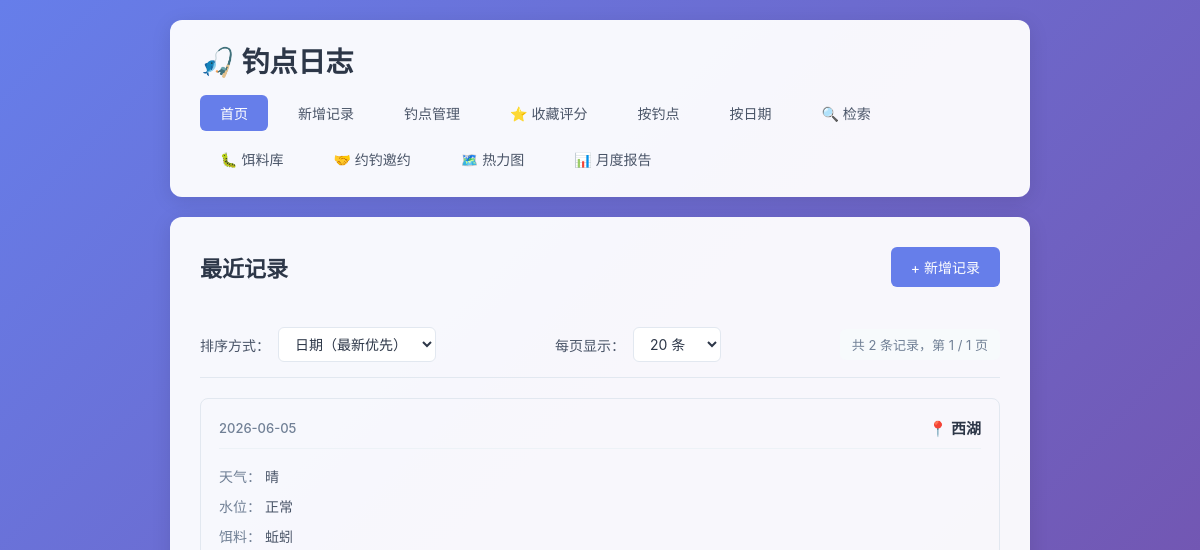
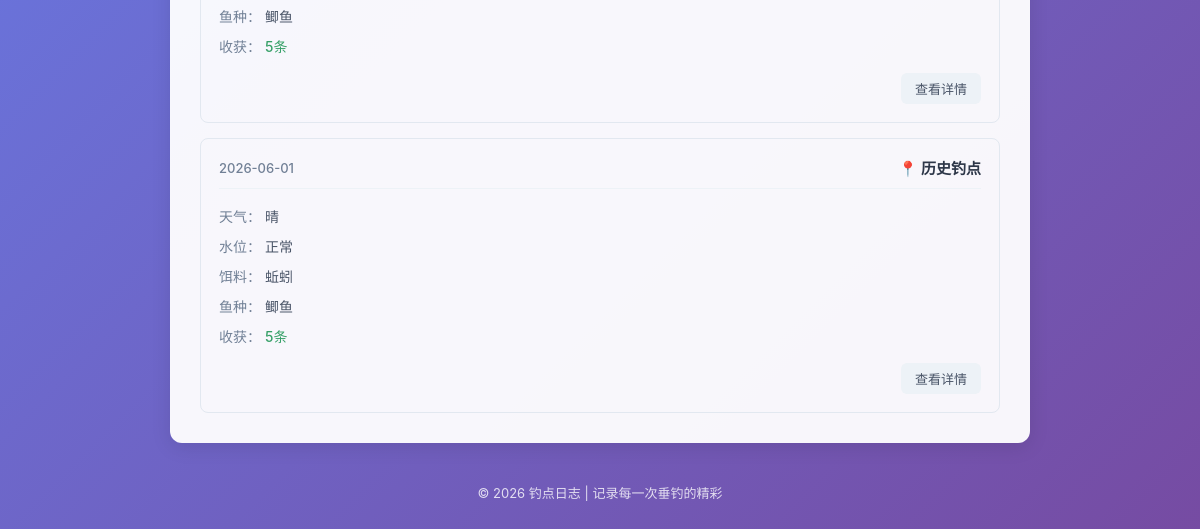
Before: / with the older database file (2 pictures, top to bottom).
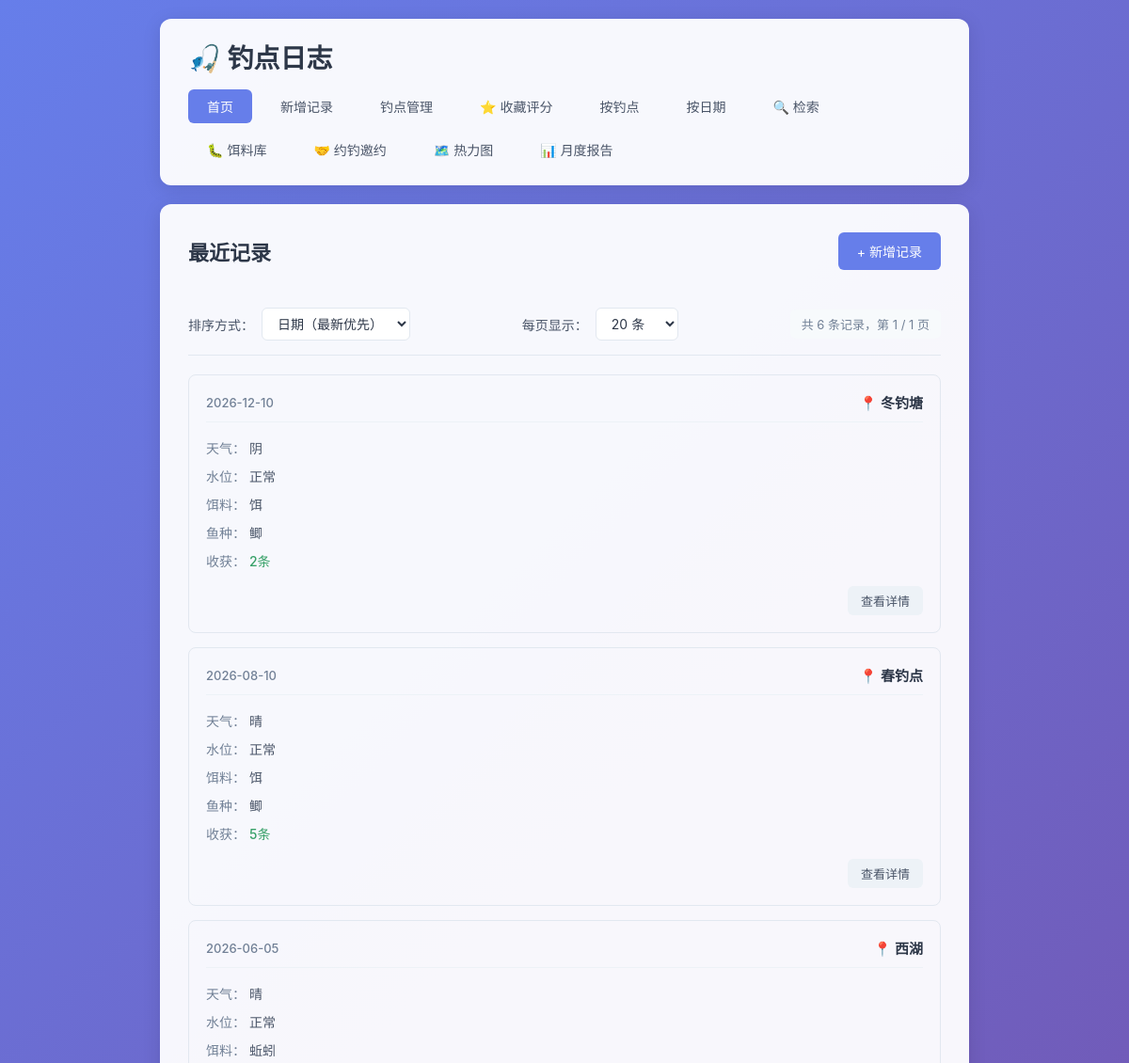
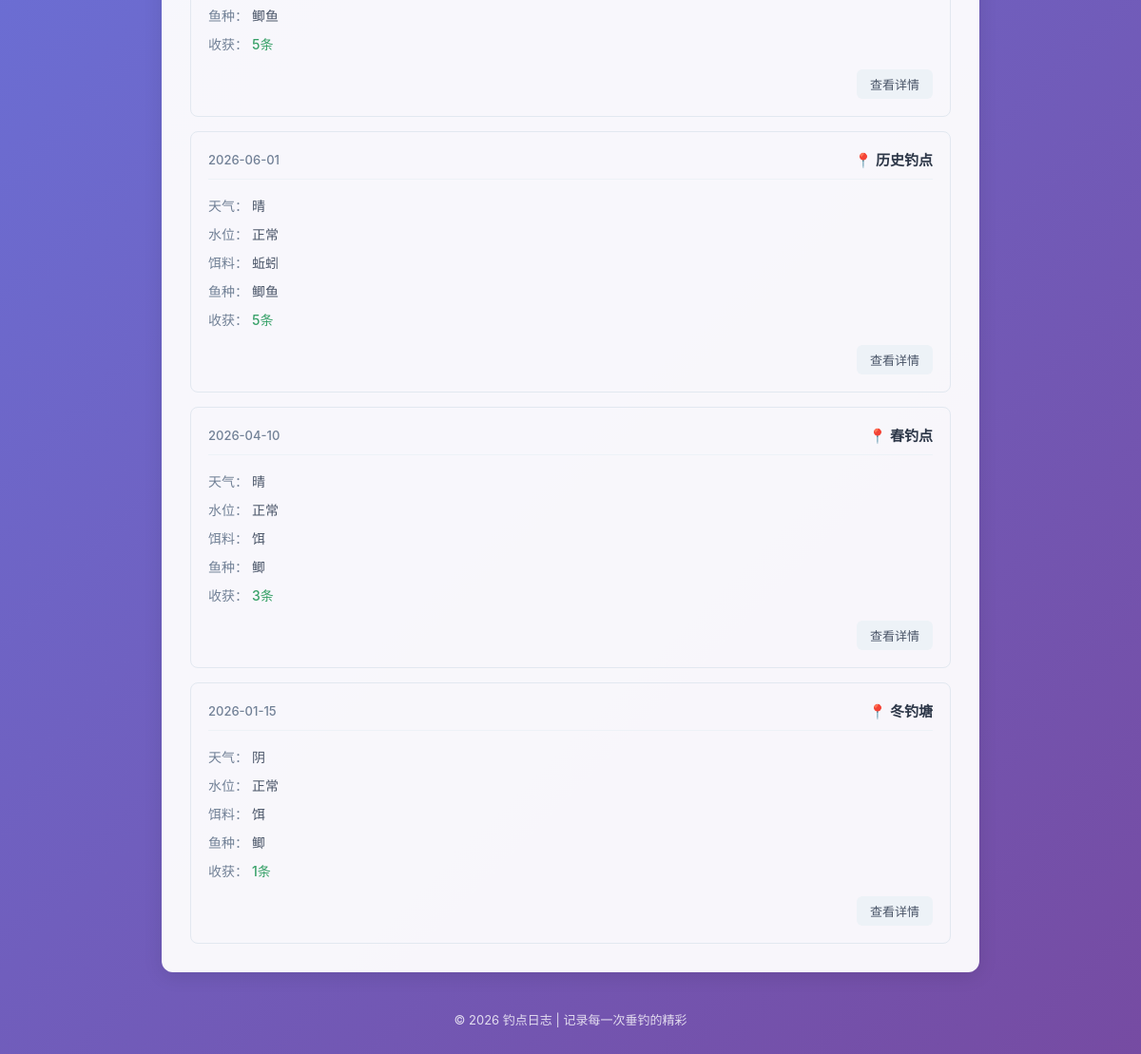
After: the same page with the newer database file (2 pictures, top to bottom).
### tables this page shows
CREATE TABLE fishing_logs (
            id INTEGER PRIMARY KEY AUTOINCREMENT,
            spot TEXT NOT NULL,
            weather TEXT NOT NULL,
            water_level TEXT NOT NULL,
            bait TEXT NOT NULL,
            fish_species TEXT NOT NULL,
            harvest TEXT NOT NULL,
            next_strategy TEXT,
            created_at DATE NOT NULL
        , temperature TEXT, humidity TEXT, wind TEXT);

### app.py (the view)
@app.route('/')
def index():
    page = request.args.get('page', 1, type=int)
    per_page = request.args.get('per_page', 20, type=int)
    sort_by = request.args.get('sort', 'date_desc')
    per_page = max(10, min(per_page, 100))
    sort_options = {
        'date_desc': ('created_at DESC, id DESC', '日期降序'),
        'date_asc': ('created_at ASC, id ASC', '日期升序'),
        'spot_desc': ('spot DESC, created_at DESC, id DESC', '钓点降序'),
        'spot_asc': ('spot ASC, created_at DESC, id DESC', '钓点升序'),
    }
    order_clause, sort_label = sort_options.get(sort_by, sort_options['date_desc'])
    conn = get_db()
    count_result = conn.execute('SELECT COUNT(*) as total FROM fishing_logs').fetchone()
    total = count_result['total']
    total_pages = max(1, (total + per_page - 1) // per_page)
    page = max(1, min(page, total_pages))
    offset = (page - 1) * per_page
    logs = conn.execute(
        f'SELECT * FROM fishing_logs ORDER BY {order_clause} LIMIT ? OFFSET ?',
        (per_page, offset)
    ).fetchall()
    conn.close()
    return render_template(
        'index.html',
        logs=logs,
        page=page,
        per_page=per_page,
        total=total,
        total_pages=total_pages,
        sort_by=sort_by,
        sort_label=sort_label
    )

### app.py (called while the page is built)
def get_db():
    conn = sqlite3.connect(DB_PATH)
    conn.row_factory = sqlite3.Row
    return conn

### templates/index.html (shortened to what this page needs)
{% extends 'base.html' %}
{% block content %}
    <div class="page-header">
        <h2>最近记录</h2>
        <a href="{{ url_for('add_log') }}" class="btn btn-primary">+ 新增记录</a>
    </div>
    {% if logs %}
        <div class="toolbar">
            <div class="sort-group">
                <label>排序方式：</label>
                <select id="sortSelect" onchange="handleSortChange()">
                    <option value="date_desc" {% if sort_by == 'date_desc' %}selected{% endif %}>日期（最新优先）</option>
                </select>
            </div>
            <div class="per-page-group">
                <label>每页显示：</label>
                <select id="perPageSelect" onchange="handlePerPageChange()">
                    <option value="20" {% if per_page == 20 %}selected{% endif %}>20 条</option>
                </select>
            </div>
            <div class="total-info">
                共 {{ total }} 条记录，第 {{ page }} / {{ total_pages }} 页
            </div>
        </div>
        <div class="log-list">
            {% for log in logs %}
                <div class="log-card">
                    <div class="log-header">
                        <span class="log-date">{{ log['created_at'] }}</span>
                        <span class="log-spot">📍 {{ log['spot'] }}</span>
                    </div>
                    <div class="log-body">
                        <div class="log-row">
                            <span class="label">天气：</span>
                            <span>{{ log['weather'] }}</span>
                        </div>
                        <div class="log-row">
                            <span class="label">水位：</span>
                            <span>{{ log['water_level'] }}</span>
                        </div>
                        <div class="log-row">
                            <span class="label">饵料：</span>
                            <span>{{ log['bait'] }}</span>
                        </div>
                        <div class="log-row">
                            <span class="label">鱼种：</span>
                            <span>{{ log['fish_species'] }}</span>
                        </div>
                        <div class="log-row">
                            <span class="label">收获：</span>
                            <span class="harvest">{{ log['harvest'] }}</span>
                        </div>
                    </div>
                    <div class="log-footer">
                        <a href="{{ url_for('log_detail', log_id=log['id'], page=page, sort=sort_by, per_page=per_page) }}" class="btn btn-small">查看详情</a>
                    </div>
                </div>
            {% endfor %}
        </div>
    {% else %}
        <div class="empty-state">
            <p>还没有任何记录，快去添加第一条吧！</p>
            <a href="{{ url_for('add_log') }}" class="btn btn-primary">+ 新增记录</a>
        </div>
    {% endif %}
{% endblock %}

### templates/base.html (shortened to what this page needs)
<!DOCTYPE html>
<html lang="zh-CN">
<head>
    <link rel="stylesheet" href="{{ url_for('static', filename='style.css') }}">
</head>
<body>
    <div class="container">
        <header>
            <h1>🎣 钓点日志</h1>
            <nav>
                <a href="{{ url_for('index') }}" class="{% if request.endpoint == 'index' %}active{% endif %}">首页</a>
                <a href="{{ url_for('add_log') }}" class="{% if request.endpoint == 'add_log' %}active{% endif %}">新增记录</a>
                <a href="{{ url_for('spots_list') }}" class="{% if request.endpoint in ['spots_list', 'spot_detail', 'add_spot', 'edit_spot'] %}active{% endif %}">钓点管理</a>
                <a href="{{ url_for('spots_list', filter='favorite') }}" class="{% if request.endpoint == 'spots_list' and request.args.get('filter') == 'favorite' %}active{% endif %}">⭐ 收藏评分</a>
                <a href="{{ url_for('by_spot') }}" class="{% if request.endpoint == 'by_spot' %}active{% endif %}">按钓点</a>
                <a href="{{ url_for('by_date') }}" class="{% if request.endpoint == 'by_date' %}active{% endif %}">按日期</a>
                <a href="{{ url_for('search_logs') }}" class="{% if request.endpoint == 'search_logs' %}active{% endif %}">🔍 检索</a>
                <a href="{{ url_for('baits_list') }}" class="{% if request.endpoint in ['baits_list', 'add_bait', 'edit_bait'] %}active{% endif %}">🐛 饵料库</a>
                <a href="{{ url_for('invitations_list') }}" class="{% if request.endpoint in ['invitations_list', 'add_invitation', 'invitations_detail', 'edit_invitation'] %}active{% endif %}">🤝 约钓邀约</a>
                <a href="{{ url_for('heatmap') }}" class="{% if request.endpoint == 'heatmap' %}active{% endif %}">🗺️ 热力图</a>
                <a href="{{ url_for('monthly_report') }}" class="{% if request.endpoint == 'monthly_report' %}active{% endif %}">📊 月度报告</a>
            </nav>
        </header>
        <main>
            {% block content %}{% endblock %}
        </main>
        <footer>
            <p>© 2026 钓点日志 | 记录每一次垂钓的精彩</p>
        </footer>
    </div>
</body>
</html>

### static/style.css (style rules this page uses)
* { margin: 0; padding: 0; box-sizing: border-box; }
body { font-family: -apple-system, BlinkMacSystemFont, 'Segoe UI', 'PingFang SC', 'Microsoft YaHei', sans-serif; background: linear-gradient(135deg, #667eea 0%, #764ba2 100%); min-height: 100vh; color: #333; }
.container { max-width: 900px; margin: 0 auto; padding: 20px; min-height: 100vh; display: flex; flex-direction: column; }
header { background: rgba(255, 255, 255, 0.95); border-radius: 12px; padding: 20px 30px; margin-bottom: 20px; box-shadow: 0 4px 20px rgba(0, 0, 0, 0.1); }
header h1 { font-size: 28px; color: #2d3748; margin-bottom: 15px; }
nav { display: flex; gap: 10px; flex-wrap: wrap; }
nav a { padding: 8px 20px; text-decoration: none; color: #4a5568; border-radius: 6px; transition: all 0.2s ease; font-size: 14px; }
nav a.active { background: #667eea; color: white; }
main { flex: 1; background: rgba(255, 255, 255, 0.95); border-radius: 12px; padding: 30px; box-shadow: 0 4px 20px rgba(0, 0, 0, 0.1); }
.page-header { display: flex; justify-content: space-between; align-items: center; margin-bottom: 25px; flex-wrap: wrap; gap: 15px; }
.page-header h2 { color: #2d3748; font-size: 22px; }
.btn { display: inline-block; padding: 10px 20px; border: none; border-radius: 6px; text-decoration: none; font-size: 14px; cursor: pointer; transition: all 0.2s ease; font-family: inherit; }
.btn-primary { background: #667eea; color: white; }
.btn-small { padding: 6px 14px; font-size: 13px; background: #edf2f7; color: #4a5568; }
.toolbar { display: flex; justify-content: space-between; align-items: center; flex-wrap: wrap; gap: 15px; padding: 15px 0; margin-bottom: 20px; border-bottom: 1px solid #e2e8f0; }
.sort-group, .per-page-group { display: flex; align-items: center; gap: 8px; }
.sort-group label, .per-page-group label { font-size: 14px; color: #4a5568; font-weight: 500; }
.sort-group select, .per-page-group select { padding: 7px 12px; border: 1px solid #e2e8f0; border-radius: 6px; font-size: 14px; background: #fff; color: #2d3748; cursor: pointer; transition: all 0.2s ease; font-family: inherit; }
.total-info { font-size: 13px; color: #718096; padding: 6px 12px; background: #f7fafc; border-radius: 6px; }
.log-list { display: grid; gap: 15px; }
.log-card { border: 1px solid #e2e8f0; border-radius: 8px; padding: 18px; transition: all 0.2s ease; }
.log-header { display: flex; justify-content: space-between; align-items: center; margin-bottom: 12px; padding-bottom: 10px; border-bottom: 1px solid #edf2f7; }
.log-date { font-size: 13px; color: #718096; font-weight: 500; }
.log-spot { font-size: 15px; font-weight: 600; color: #2d3748; }
.log-body { margin-bottom: 12px; }
.log-row { padding: 5px 0; font-size: 14px; color: #4a5568; }
.log-row .label { font-weight: 500; color: #718096; }
.log-row .harvest { color: #38a169; font-weight: 500; }
.log-footer { text-align: right; }
footer { text-align: center; padding: 20px; color: rgba(255, 255, 255, 0.8); font-size: 13px; margin-top: 20px; }

Changed rows visible on the page:
added fishing_logs: created_at "2026-12-10", spot "冬钓塘", weather "阴", water_level "正常", bait "饵", fish_species "鲫", harvest "2条"
added fishing_logs: created_at "2026-08-10", spot "春钓点", weather "晴", water_level "正常", bait "饵", fish_species "鲫", harvest "5条"
added fishing_logs: created_at "2026-04-10", spot "春钓点", weather "晴", water_level "正常", bait "饵", fish_species "鲫", harvest "3条"
added fishing_logs: created_at "2026-01-15", spot "冬钓塘", weather "阴", water_level "正常", bait "饵", fish_species "鲫", harvest "1条"
Other visible differences:
{{ total }}: "2" → "6"
